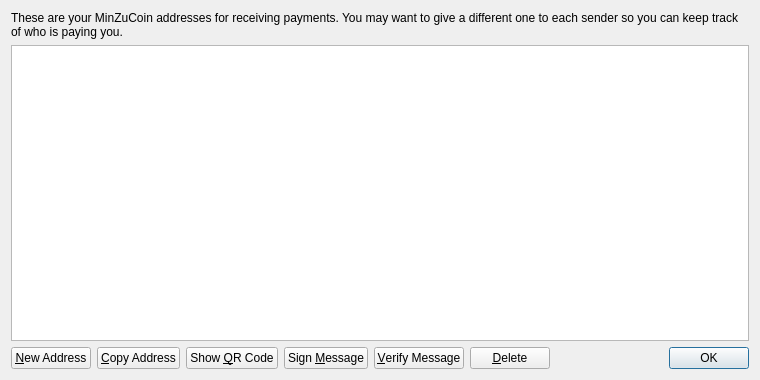
<?xml version="1.0" encoding="UTF-8"?>
<ui version="4.0">
 <class>AddressBookPage</class>
 <widget class="QWidget" name="AddressBookPage">
  <property name="geometry">
   <rect>
    <x>0</x>
    <y>0</y>
    <width>760</width>
    <height>380</height>
   </rect>
  </property>
  <property name="windowTitle">
   <string>Address Book</string>
  </property>
  <layout class="QVBoxLayout" name="verticalLayout">
   <item>
    <widget class="QLabel" name="labelExplanation">
     <property name="text">
      <string>These are your MinZuCoin addresses for receiving payments. You may want to give a different one to each sender so you can keep track of who is paying you.</string>
     </property>
     <property name="textFormat">
      <enum>Qt::PlainText</enum>
     </property>
     <property name="wordWrap">
      <bool>true</bool>
     </property>
    </widget>
   </item>
   <item>
    <widget class="QTableView" name="tableView">
     <property name="contextMenuPolicy">
      <enum>Qt::CustomContextMenu</enum>
     </property>
     <property name="toolTip">
      <string>Double-click to edit address or label</string>
     </property>
     <property name="tabKeyNavigation">
      <bool>false</bool>
     </property>
     <property name="alternatingRowColors">
      <bool>true</bool>
     </property>
     <property name="selectionMode">
      <enum>QAbstractItemView::SingleSelection</enum>
     </property>
     <property name="selectionBehavior">
      <enum>QAbstractItemView::SelectRows</enum>
     </property>
     <property name="sortingEnabled">
      <bool>true</bool>
     </property>
     <attribute name="verticalHeaderVisible">
      <bool>false</bool>
     </attribute>
    </widget>
   </item>
   <item>
    <layout class="QHBoxLayout" name="horizontalLayout">
     <item>
      <widget class="QPushButton" name="newAddressButton">
       <property name="toolTip">
        <string>Create a new address</string>
       </property>
       <property name="text">
        <string>&amp;New Address</string>
       </property>
       <property name="icon">
        <iconset resource="../bitcoin.qrc">
         <normaloff>:/icons/add</normaloff>:/icons/add</iconset>
       </property>
      </widget>
     </item>
     <item>
      <widget class="QPushButton" name="copyToClipboard">
       <property name="toolTip">
        <string>Copy the currently selected address to the system clipboard</string>
       </property>
       <property name="text">
        <string>&amp;Copy Address</string>
       </property>
       <property name="icon">
        <iconset resource="../bitcoin.qrc">
         <normaloff>:/icons/editcopy</normaloff>:/icons/editcopy</iconset>
       </property>
      </widget>
     </item>
     <item>
      <widget class="QPushButton" name="showQRCode">
       <property name="text">
        <string>Show &amp;QR Code</string>
       </property>
       <property name="icon">
        <iconset resource="../bitcoin.qrc">
         <normaloff>:/icons/qrcode</normaloff>:/icons/qrcode</iconset>
       </property>
      </widget>
     </item>
     <item>
      <widget class="QPushButton" name="signMessage">
       <property name="toolTip">
        <string>Sign a message to prove you own a MinZuCoin address</string>
       </property>
       <property name="text">
        <string>Sign &amp;Message</string>
       </property>
       <property name="icon">
        <iconset resource="../bitcoin.qrc">
         <normaloff>:/icons/edit</normaloff>:/icons/edit</iconset>
       </property>
      </widget>
     </item>
     <item>
      <widget class="QPushButton" name="verifyMessage">
       <property name="toolTip">
        <string>Verify a message to ensure it was signed with a specified MinZuCoin address</string>
       </property>
       <property name="text">
        <string>&amp;Verify Message</string>
       </property>
       <property name="icon">
        <iconset resource="../bitcoin.qrc">
         <normaloff>:/icons/transaction_0</normaloff>:/icons/transaction_0</iconset>
       </property>
      </widget>
     </item>
     <item>
      <widget class="QPushButton" name="deleteButton">
       <property name="toolTip">
        <string>Delete the currently selected address from the list</string>
       </property>
       <property name="text">
        <string>&amp;Delete</string>
       </property>
       <property name="icon">
        <iconset resource="../bitcoin.qrc">
         <normaloff>:/icons/remove</normaloff>:/icons/remove</iconset>
       </property>
      </widget>
     </item>
     <item>
      <spacer name="horizontalSpacer">
       <property name="orientation">
        <enum>Qt::Horizontal</enum>
       </property>
       <property name="sizeHint" stdset="0">
        <size>
         <width>40</width>
         <height>20</height>
        </size>
       </property>
      </spacer>
     </item>
     <item>
      <widget class="QDialogButtonBox" name="buttonBox">
       <property name="sizePolicy">
        <sizepolicy hsizetype="Maximum" vsizetype="Fixed">
         <horstretch>0</horstretch>
         <verstretch>0</verstretch>
        </sizepolicy>
       </property>
       <property name="standardButtons">
        <set>QDialogButtonBox::Ok</set>
       </property>
      </widget>
     </item>
    </layout>
   </item>
  </layout>
 </widget>
 <resources>
  <include location="../bitcoin.qrc"/>
 </resources>
 <connections/>
</ui>
